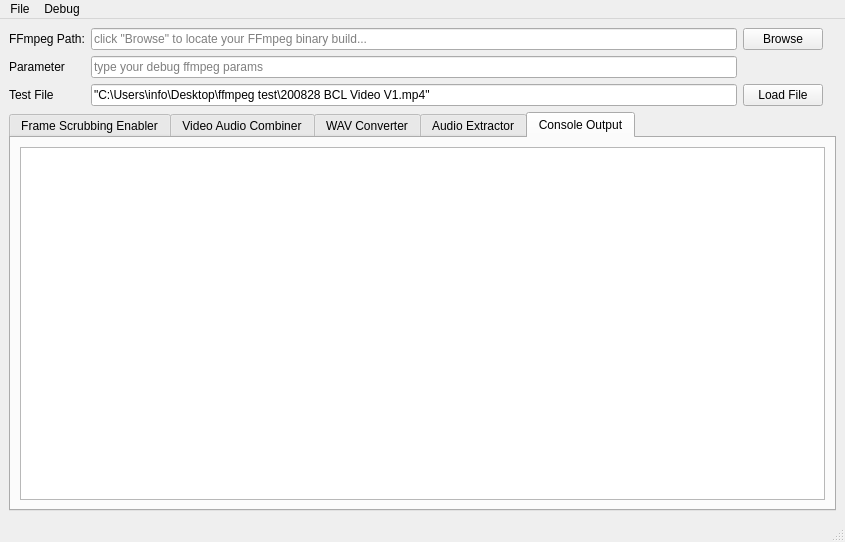
<?xml version="1.0" encoding="UTF-8"?>
<ui version="4.0">
 <class>DSAMainWindow</class>
 <widget class="QMainWindow" name="DSAMainWindow">
  <property name="geometry">
   <rect>
    <x>0</x>
    <y>0</y>
    <width>845</width>
    <height>542</height>
   </rect>
  </property>
  <property name="sizePolicy">
   <sizepolicy hsizetype="Minimum" vsizetype="Minimum">
    <horstretch>0</horstretch>
    <verstretch>0</verstretch>
   </sizepolicy>
  </property>
  <property name="windowTitle">
   <string>Double Shot Audio Multitool</string>
  </property>
  <property name="windowIcon">
   <iconset resource="rsc.qrc">
    <normaloff>:/resources/images/Icon-Black.png</normaloff>:/resources/images/Icon-Black.png</iconset>
  </property>
  <widget class="QWidget" name="centralwidget">
   <layout class="QVBoxLayout" name="verticalLayout_2">
    <item>
     <layout class="QGridLayout" name="gridLayout_5">
      <item row="0" column="0">
       <layout class="QGridLayout" name="gridLayout_6">
        <item row="1" column="2">
         <widget class="QLineEdit" name="lineEdit_params">
          <property name="placeholderText">
           <string>type your debug ffmpeg params</string>
          </property>
         </widget>
        </item>
        <item row="2" column="0">
         <widget class="QLabel" name="label_8">
          <property name="text">
           <string>Test File</string>
          </property>
         </widget>
        </item>
        <item row="0" column="0">
         <widget class="QLabel" name="label_3">
          <property name="text">
           <string>FFmpeg Path:</string>
          </property>
          <property name="buddy">
           <cstring>pathFfmpeg</cstring>
          </property>
         </widget>
        </item>
        <item row="1" column="0">
         <widget class="QLabel" name="label_7">
          <property name="text">
           <string>Parameter</string>
          </property>
         </widget>
        </item>
        <item row="0" column="2">
         <widget class="QLineEdit" name="pathFfmpeg">
          <property name="sizePolicy">
           <sizepolicy hsizetype="Expanding" vsizetype="Fixed">
            <horstretch>0</horstretch>
            <verstretch>0</verstretch>
           </sizepolicy>
          </property>
          <property name="placeholderText">
           <string>click &quot;Browse&quot; to locate your FFmpeg binary build...</string>
          </property>
         </widget>
        </item>
        <item row="0" column="3">
         <widget class="QPushButton" name="browseFfmpeg">
          <property name="text">
           <string>Browse</string>
          </property>
         </widget>
        </item>
        <item row="2" column="2">
         <widget class="QLineEdit" name="lineEdit_testFile">
          <property name="text">
           <string>&quot;C:\Users\info\Desktop\ffmpeg test\200828 BCL Video V1.mp4&quot;</string>
          </property>
         </widget>
        </item>
        <item row="2" column="3">
         <widget class="QPushButton" name="pushButton_2">
          <property name="text">
           <string>Load File</string>
          </property>
         </widget>
        </item>
       </layout>
      </item>
      <item row="0" column="1">
       <widget class="QLabel" name="dsaLogo">
        <property name="maximumSize">
         <size>
          <width>200</width>
          <height>100</height>
         </size>
        </property>
        <property name="autoFillBackground">
         <bool>false</bool>
        </property>
        <property name="text">
         <string/>
        </property>
        <property name="pixmap">
         <pixmap resource="rsc.qrc">:/resources/images/Logo-Black.png</pixmap>
        </property>
        <property name="scaledContents">
         <bool>true</bool>
        </property>
       </widget>
      </item>
     </layout>
    </item>
    <item>
     <widget class="QTabWidget" name="tabWidget">
      <property name="currentIndex">
       <number>4</number>
      </property>
      <widget class="QWidget" name="tab">
       <property name="enabled">
        <bool>true</bool>
       </property>
       <attribute name="title">
        <string>Frame Scrubbing Enabler</string>
       </attribute>
       <layout class="QGridLayout" name="gridLayout_2">
        <item row="0" column="0">
         <layout class="QGridLayout" name="gridLayout">
          <item row="0" column="1">
           <widget class="QLabel" name="label_2">
            <property name="text">
             <string>File to convert</string>
            </property>
           </widget>
          </item>
          <item row="3" column="1">
           <widget class="QPushButton" name="addItem">
            <property name="text">
             <string>Add Videos</string>
            </property>
           </widget>
          </item>
          <item row="1" column="1">
           <widget class="QListView" name="listView">
            <property name="acceptDrops">
             <bool>true</bool>
            </property>
            <property name="dragEnabled">
             <bool>true</bool>
            </property>
            <property name="dragDropMode">
             <enum>QAbstractItemView::DragDrop</enum>
            </property>
            <property name="alternatingRowColors">
             <bool>true</bool>
            </property>
           </widget>
          </item>
         </layout>
        </item>
        <item row="0" column="1">
         <layout class="QVBoxLayout" name="verticalLayout_4">
          <item>
           <widget class="QCheckBox" name="checkBox">
            <property name="text">
             <string>Resize Video</string>
            </property>
           </widget>
          </item>
          <item>
           <layout class="QHBoxLayout" name="horizontalLayout_4">
            <item>
             <widget class="QLabel" name="label_6">
              <property name="text">
               <string>Width</string>
              </property>
             </widget>
            </item>
            <item>
             <widget class="QLabel" name="label_5">
              <property name="text">
               <string>Height</string>
              </property>
             </widget>
            </item>
           </layout>
          </item>
          <item>
           <layout class="QHBoxLayout" name="horizontalLayout_3">
            <item>
             <widget class="QLineEdit" name="lineEdit_2"/>
            </item>
            <item>
             <widget class="QLineEdit" name="lineEdit"/>
            </item>
           </layout>
          </item>
          <item>
           <widget class="QLabel" name="label">
            <property name="text">
             <string>Codec:</string>
            </property>
           </widget>
          </item>
          <item>
           <widget class="QComboBox" name="comboBox"/>
          </item>
          <item>
           <widget class="QLabel" name="label_4">
            <property name="text">
             <string>Container:</string>
            </property>
           </widget>
          </item>
          <item>
           <widget class="QComboBox" name="comboBox_2"/>
          </item>
          <item>
           <spacer name="verticalSpacer_2">
            <property name="orientation">
             <enum>Qt::Vertical</enum>
            </property>
            <property name="sizeType">
             <enum>QSizePolicy::Fixed</enum>
            </property>
            <property name="sizeHint" stdset="0">
             <size>
              <width>20</width>
              <height>40</height>
             </size>
            </property>
           </spacer>
          </item>
          <item>
           <widget class="QPushButton" name="pushButton">
            <property name="text">
             <string>Convert</string>
            </property>
           </widget>
          </item>
         </layout>
        </item>
       </layout>
      </widget>
      <widget class="QWidget" name="tab_2">
       <attribute name="title">
        <string>Video Audio Combiner</string>
       </attribute>
      </widget>
      <widget class="QWidget" name="tab_4">
       <attribute name="title">
        <string>WAV Converter</string>
       </attribute>
      </widget>
      <widget class="QWidget" name="tab_3">
       <attribute name="title">
        <string>Audio Extractor</string>
       </attribute>
      </widget>
      <widget class="QWidget" name="tab_5">
       <attribute name="title">
        <string>Console Output</string>
       </attribute>
       <layout class="QGridLayout" name="gridLayout_4">
        <item row="0" column="0">
         <layout class="QGridLayout" name="gridLayout_3">
          <item row="0" column="0">
           <widget class="QTextEdit" name="label_debug"/>
          </item>
         </layout>
        </item>
       </layout>
      </widget>
     </widget>
    </item>
   </layout>
  </widget>
  <widget class="QMenuBar" name="menubar">
   <property name="geometry">
    <rect>
     <x>0</x>
     <y>0</y>
     <width>845</width>
     <height>21</height>
    </rect>
   </property>
   <widget class="QMenu" name="menuFile">
    <property name="title">
     <string>File</string>
    </property>
    <addaction name="actionAbout"/>
    <addaction name="actionQuit"/>
   </widget>
   <widget class="QMenu" name="menuDebug">
    <property name="title">
     <string>Debug</string>
    </property>
    <addaction name="actionffmpeg_start"/>
    <addaction name="actionQSettings_status"/>
   </widget>
   <addaction name="menuFile"/>
   <addaction name="menuDebug"/>
  </widget>
  <widget class="QStatusBar" name="statusbar"/>
  <action name="actionAbout">
   <property name="text">
    <string>About</string>
   </property>
  </action>
  <action name="actionQuit">
   <property name="text">
    <string>Quit</string>
   </property>
  </action>
  <action name="actionffmpeg_start">
   <property name="text">
    <string>ffmpeg start</string>
   </property>
  </action>
  <action name="actionQSettings_status">
   <property name="text">
    <string>QSettings status</string>
   </property>
  </action>
 </widget>
 <resources>
  <include location="rsc.qrc"/>
 </resources>
 <connections/>
</ui>
